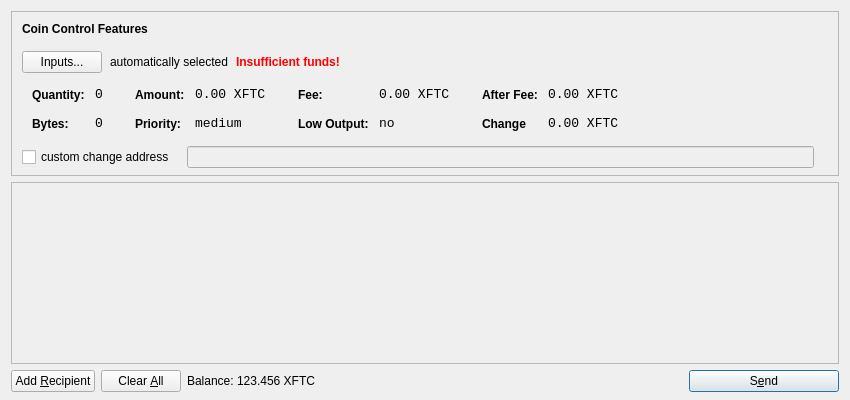
<?xml version="1.0" encoding="UTF-8"?>
<ui version="4.0">
 <class>SendCoinsDialog</class>
 <widget class="QDialog" name="SendCoinsDialog">
  <property name="geometry">
   <rect>
    <x>0</x>
    <y>0</y>
    <width>850</width>
    <height>400</height>
   </rect>
  </property>
  <property name="windowTitle">
   <string>Send Coins</string>
  </property>
  <layout class="QVBoxLayout" name="verticalLayout" stretch="0,1,0">
   <property name="bottomMargin">
    <number>8</number>
   </property>
   <item>
    <widget class="QFrame" name="frameCoinControl">
     <property name="sizePolicy">
      <sizepolicy hsizetype="Expanding" vsizetype="Expanding">
       <horstretch>0</horstretch>
       <verstretch>0</verstretch>
      </sizepolicy>
     </property>
     <property name="maximumSize">
      <size>
       <width>16777215</width>
       <height>16777215</height>
      </size>
     </property>
     <property name="frameShape">
      <enum>QFrame::StyledPanel</enum>
     </property>
     <property name="frameShadow">
      <enum>QFrame::Sunken</enum>
     </property>
     <layout class="QVBoxLayout" name="verticalLayoutCoinControl2">
      <property name="spacing">
       <number>-1</number>
      </property>
      <property name="leftMargin">
       <number>0</number>
      </property>
      <property name="topMargin">
       <number>0</number>
      </property>
      <property name="rightMargin">
       <number>0</number>
      </property>
      <property name="bottomMargin">
       <number>6</number>
      </property>
      <item>
       <layout class="QVBoxLayout" name="verticalLayoutCoinControl" stretch="0,0,0,0,1">
        <property name="spacing">
         <number>0</number>
        </property>
        <property name="leftMargin">
         <number>10</number>
        </property>
        <property name="topMargin">
         <number>10</number>
        </property>
        <item>
         <layout class="QHBoxLayout" name="horizontalLayoutCoinControl1">
          <property name="bottomMargin">
           <number>15</number>
          </property>
          <item>
           <widget class="QLabel" name="labelCoinControlFeatures">
            <property name="sizePolicy">
             <sizepolicy hsizetype="Preferred" vsizetype="Maximum">
              <horstretch>0</horstretch>
              <verstretch>0</verstretch>
             </sizepolicy>
            </property>
            <property name="font">
             <font>
              <weight>75</weight>
              <bold>true</bold>
             </font>
            </property>
            <property name="styleSheet">
             <string notr="true">font-weight:bold;</string>
            </property>
            <property name="text">
             <string>Coin Control Features</string>
            </property>
           </widget>
          </item>
         </layout>
        </item>
        <item>
         <layout class="QHBoxLayout" name="horizontalLayoutCoinControl2" stretch="0,0,0,0">
          <property name="spacing">
           <number>8</number>
          </property>
          <property name="bottomMargin">
           <number>10</number>
          </property>
          <item>
           <widget class="QPushButton" name="pushButtonCoinControl">
            <property name="styleSheet">
             <string notr="true"/>
            </property>
            <property name="text">
             <string>Inputs...</string>
            </property>
           </widget>
          </item>
          <item>
           <widget class="QLabel" name="labelCoinControlAutomaticallySelected">
            <property name="text">
             <string>automatically selected</string>
            </property>
            <property name="margin">
             <number>5</number>
            </property>
           </widget>
          </item>
          <item>
           <widget class="QLabel" name="labelCoinControlInsuffFunds">
            <property name="font">
             <font>
              <weight>75</weight>
              <bold>true</bold>
             </font>
            </property>
            <property name="styleSheet">
             <string notr="true">color:red;font-weight:bold;</string>
            </property>
            <property name="text">
             <string>Insufficient funds!</string>
            </property>
            <property name="margin">
             <number>5</number>
            </property>
           </widget>
          </item>
          <item>
           <spacer name="horizontalSpacerCoinControl">
            <property name="orientation">
             <enum>Qt::Horizontal</enum>
            </property>
            <property name="sizeHint" stdset="0">
             <size>
              <width>40</width>
              <height>1</height>
             </size>
            </property>
           </spacer>
          </item>
         </layout>
        </item>
        <item>
         <widget class="QWidget" name="widgetCoinControl" native="true">
          <property name="sizePolicy">
           <sizepolicy hsizetype="Preferred" vsizetype="Preferred">
            <horstretch>0</horstretch>
            <verstretch>0</verstretch>
           </sizepolicy>
          </property>
          <property name="minimumSize">
           <size>
            <width>0</width>
            <height>0</height>
           </size>
          </property>
          <property name="styleSheet">
           <string notr="true"/>
          </property>
          <layout class="QHBoxLayout" name="horizontalLayoutCoinControl5">
           <property name="margin">
            <number>0</number>
           </property>
           <item>
            <layout class="QHBoxLayout" name="horizontalLayoutCoinControl3" stretch="0,0,0,1">
             <property name="spacing">
              <number>20</number>
             </property>
             <property name="topMargin">
              <number>0</number>
             </property>
             <property name="bottomMargin">
              <number>10</number>
             </property>
             <item>
              <layout class="QFormLayout" name="formLayoutCoinControl1">
               <property name="horizontalSpacing">
                <number>10</number>
               </property>
               <property name="verticalSpacing">
                <number>14</number>
               </property>
               <property name="leftMargin">
                <number>10</number>
               </property>
               <property name="topMargin">
                <number>4</number>
               </property>
               <property name="rightMargin">
                <number>6</number>
               </property>
               <item row="0" column="0">
                <widget class="QLabel" name="labelCoinControlQuantityText">
                 <property name="styleSheet">
                  <string notr="true">font-weight:bold;</string>
                 </property>
                 <property name="text">
                  <string>Quantity:</string>
                 </property>
                 <property name="margin">
                  <number>0</number>
                 </property>
                </widget>
               </item>
               <item row="0" column="1">
                <widget class="QLabel" name="labelCoinControlQuantity">
                 <property name="font">
                  <font>
                   <family>Monospace</family>
                   <pointsize>10</pointsize>
                  </font>
                 </property>
                 <property name="cursor">
                  <cursorShape>IBeamCursor</cursorShape>
                 </property>
                 <property name="contextMenuPolicy">
                  <enum>Qt::ActionsContextMenu</enum>
                 </property>
                 <property name="text">
                  <string>0</string>
                 </property>
                 <property name="margin">
                  <number>0</number>
                 </property>
                 <property name="textInteractionFlags">
                  <set>Qt::LinksAccessibleByMouse|Qt::TextSelectableByKeyboard|Qt::TextSelectableByMouse</set>
                 </property>
                </widget>
               </item>
               <item row="1" column="0">
                <widget class="QLabel" name="labelCoinControlBytesText">
                 <property name="styleSheet">
                  <string notr="true">font-weight:bold;</string>
                 </property>
                 <property name="text">
                  <string>Bytes:</string>
                 </property>
                </widget>
               </item>
               <item row="1" column="1">
                <widget class="QLabel" name="labelCoinControlBytes">
                 <property name="font">
                  <font>
                   <family>Monospace</family>
                   <pointsize>10</pointsize>
                  </font>
                 </property>
                 <property name="cursor">
                  <cursorShape>IBeamCursor</cursorShape>
                 </property>
                 <property name="contextMenuPolicy">
                  <enum>Qt::ActionsContextMenu</enum>
                 </property>
                 <property name="text">
                  <string>0</string>
                 </property>
                 <property name="textInteractionFlags">
                  <set>Qt::LinksAccessibleByMouse|Qt::TextSelectableByKeyboard|Qt::TextSelectableByMouse</set>
                 </property>
                </widget>
               </item>
              </layout>
             </item>
             <item>
              <layout class="QFormLayout" name="formLayoutCoinControl2">
               <property name="horizontalSpacing">
                <number>10</number>
               </property>
               <property name="verticalSpacing">
                <number>14</number>
               </property>
               <property name="leftMargin">
                <number>6</number>
               </property>
               <property name="topMargin">
                <number>4</number>
               </property>
               <property name="rightMargin">
                <number>6</number>
               </property>
               <item row="0" column="0">
                <widget class="QLabel" name="labelCoinControlAmountText">
                 <property name="styleSheet">
                  <string notr="true">font-weight:bold;</string>
                 </property>
                 <property name="text">
                  <string>Amount:</string>
                 </property>
                 <property name="margin">
                  <number>0</number>
                 </property>
                </widget>
               </item>
               <item row="0" column="1">
                <widget class="QLabel" name="labelCoinControlAmount">
                 <property name="font">
                  <font>
                   <family>Monospace</family>
                   <pointsize>10</pointsize>
                  </font>
                 </property>
                 <property name="cursor">
                  <cursorShape>IBeamCursor</cursorShape>
                 </property>
                 <property name="contextMenuPolicy">
                  <enum>Qt::ActionsContextMenu</enum>
                 </property>
                 <property name="text">
                  <string>0.00 XFTC</string>
                 </property>
                 <property name="textInteractionFlags">
                  <set>Qt::LinksAccessibleByMouse|Qt::TextSelectableByKeyboard|Qt::TextSelectableByMouse</set>
                 </property>
                </widget>
               </item>
               <item row="1" column="0">
                <widget class="QLabel" name="labelCoinControlPriorityText">
                 <property name="styleSheet">
                  <string notr="true">font-weight:bold;</string>
                 </property>
                 <property name="text">
                  <string>Priority:</string>
                 </property>
                </widget>
               </item>
               <item row="1" column="1">
                <widget class="QLabel" name="labelCoinControlPriority">
                 <property name="font">
                  <font>
                   <family>Monospace</family>
                   <pointsize>10</pointsize>
                  </font>
                 </property>
                 <property name="cursor">
                  <cursorShape>IBeamCursor</cursorShape>
                 </property>
                 <property name="contextMenuPolicy">
                  <enum>Qt::ActionsContextMenu</enum>
                 </property>
                 <property name="text">
                  <string>medium</string>
                 </property>
                 <property name="textInteractionFlags">
                  <set>Qt::LinksAccessibleByMouse|Qt::TextSelectableByKeyboard|Qt::TextSelectableByMouse</set>
                 </property>
                </widget>
               </item>
              </layout>
             </item>
             <item>
              <layout class="QFormLayout" name="formLayoutCoinControl3">
               <property name="horizontalSpacing">
                <number>10</number>
               </property>
               <property name="verticalSpacing">
                <number>14</number>
               </property>
               <property name="leftMargin">
                <number>6</number>
               </property>
               <property name="topMargin">
                <number>4</number>
               </property>
               <property name="rightMargin">
                <number>6</number>
               </property>
               <item row="0" column="0">
                <widget class="QLabel" name="labelCoinControlFeeText">
                 <property name="styleSheet">
                  <string notr="true">font-weight:bold;</string>
                 </property>
                 <property name="text">
                  <string>Fee:</string>
                 </property>
                 <property name="margin">
                  <number>0</number>
                 </property>
                </widget>
               </item>
               <item row="0" column="1">
                <widget class="QLabel" name="labelCoinControlFee">
                 <property name="font">
                  <font>
                   <family>Monospace</family>
                   <pointsize>10</pointsize>
                  </font>
                 </property>
                 <property name="cursor">
                  <cursorShape>IBeamCursor</cursorShape>
                 </property>
                 <property name="contextMenuPolicy">
                  <enum>Qt::ActionsContextMenu</enum>
                 </property>
                 <property name="text">
                  <string>0.00 XFTC</string>
                 </property>
                 <property name="textInteractionFlags">
                  <set>Qt::LinksAccessibleByMouse|Qt::TextSelectableByKeyboard|Qt::TextSelectableByMouse</set>
                 </property>
                </widget>
               </item>
               <item row="1" column="0">
                <widget class="QLabel" name="labelCoinControlLowOutputText">
                 <property name="styleSheet">
                  <string notr="true">font-weight:bold;</string>
                 </property>
                 <property name="text">
                  <string>Low Output:</string>
                 </property>
                </widget>
               </item>
               <item row="1" column="1">
                <widget class="QLabel" name="labelCoinControlLowOutput">
                 <property name="font">
                  <font>
                   <family>Monospace</family>
                   <pointsize>10</pointsize>
                  </font>
                 </property>
                 <property name="cursor">
                  <cursorShape>IBeamCursor</cursorShape>
                 </property>
                 <property name="contextMenuPolicy">
                  <enum>Qt::ActionsContextMenu</enum>
                 </property>
                 <property name="text">
                  <string>no</string>
                 </property>
                 <property name="textInteractionFlags">
                  <set>Qt::LinksAccessibleByMouse|Qt::TextSelectableByKeyboard|Qt::TextSelectableByMouse</set>
                 </property>
                </widget>
               </item>
              </layout>
             </item>
             <item>
              <layout class="QFormLayout" name="formLayoutCoinControl4">
               <property name="horizontalSpacing">
                <number>10</number>
               </property>
               <property name="verticalSpacing">
                <number>14</number>
               </property>
               <property name="leftMargin">
                <number>6</number>
               </property>
               <property name="topMargin">
                <number>4</number>
               </property>
               <property name="rightMargin">
                <number>6</number>
               </property>
               <item row="0" column="0">
                <widget class="QLabel" name="labelCoinControlAfterFeeText">
                 <property name="styleSheet">
                  <string notr="true">font-weight:bold;</string>
                 </property>
                 <property name="text">
                  <string>After Fee:</string>
                 </property>
                 <property name="margin">
                  <number>0</number>
                 </property>
                </widget>
               </item>
               <item row="0" column="1">
                <widget class="QLabel" name="labelCoinControlAfterFee">
                 <property name="font">
                  <font>
                   <family>Monospace</family>
                   <pointsize>10</pointsize>
                  </font>
                 </property>
                 <property name="cursor">
                  <cursorShape>IBeamCursor</cursorShape>
                 </property>
                 <property name="contextMenuPolicy">
                  <enum>Qt::ActionsContextMenu</enum>
                 </property>
                 <property name="text">
                  <string>0.00 XFTC</string>
                 </property>
                 <property name="textInteractionFlags">
                  <set>Qt::LinksAccessibleByMouse|Qt::TextSelectableByKeyboard|Qt::TextSelectableByMouse</set>
                 </property>
                </widget>
               </item>
               <item row="1" column="0">
                <widget class="QLabel" name="labelCoinControlChangeText">
                 <property name="styleSheet">
                  <string notr="true">font-weight:bold;</string>
                 </property>
                 <property name="text">
                  <string>Change</string>
                 </property>
                </widget>
               </item>
               <item row="1" column="1">
                <widget class="QLabel" name="labelCoinControlChange">
                 <property name="font">
                  <font>
                   <family>Monospace</family>
                   <pointsize>10</pointsize>
                  </font>
                 </property>
                 <property name="cursor">
                  <cursorShape>IBeamCursor</cursorShape>
                 </property>
                 <property name="contextMenuPolicy">
                  <enum>Qt::ActionsContextMenu</enum>
                 </property>
                 <property name="text">
                  <string>0.00 XFTC</string>
                 </property>
                 <property name="textInteractionFlags">
                  <set>Qt::LinksAccessibleByMouse|Qt::TextSelectableByKeyboard|Qt::TextSelectableByMouse</set>
                 </property>
                </widget>
               </item>
              </layout>
             </item>
            </layout>
           </item>
          </layout>
         </widget>
        </item>
        <item>
         <layout class="QHBoxLayout" name="horizontalLayoutCoinControl4" stretch="0,0,0">
          <property name="spacing">
           <number>12</number>
          </property>
          <property name="sizeConstraint">
           <enum>QLayout::SetDefaultConstraint</enum>
          </property>
          <property name="topMargin">
           <number>5</number>
          </property>
          <property name="rightMargin">
           <number>5</number>
          </property>
          <item>
           <widget class="QCheckBox" name="checkBoxCoinControlChange">
            <property name="text">
             <string>custom change address</string>
            </property>
           </widget>
          </item>
          <item>
           <widget class="QLineEdit" name="lineEditCoinControlChange">
            <property name="enabled">
             <bool>false</bool>
            </property>
            <property name="sizePolicy">
             <sizepolicy hsizetype="Expanding" vsizetype="Fixed">
              <horstretch>0</horstretch>
              <verstretch>0</verstretch>
             </sizepolicy>
            </property>
           </widget>
          </item>
          <item>
           <widget class="QLabel" name="labelCoinControlChangeLabel">
            <property name="sizePolicy">
             <sizepolicy hsizetype="Preferred" vsizetype="Expanding">
              <horstretch>0</horstretch>
              <verstretch>0</verstretch>
             </sizepolicy>
            </property>
            <property name="minimumSize">
             <size>
              <width>0</width>
              <height>0</height>
             </size>
            </property>
            <property name="text">
             <string/>
            </property>
            <property name="margin">
             <number>3</number>
            </property>
           </widget>
          </item>
         </layout>
        </item>
        <item>
         <spacer name="verticalSpacerCoinControl">
          <property name="orientation">
           <enum>Qt::Vertical</enum>
          </property>
          <property name="sizeHint" stdset="0">
           <size>
            <width>800</width>
            <height>1</height>
           </size>
          </property>
         </spacer>
        </item>
       </layout>
      </item>
     </layout>
    </widget>
   </item>
   <item>
    <widget class="QScrollArea" name="scrollArea">
     <property name="widgetResizable">
      <bool>true</bool>
     </property>
     <widget class="QWidget" name="scrollAreaWidgetContents">
      <property name="geometry">
       <rect>
        <x>0</x>
        <y>0</y>
        <width>830</width>
        <height>165</height>
       </rect>
      </property>
      <layout class="QVBoxLayout" name="verticalLayout_2">
       <property name="margin">
        <number>0</number>
       </property>
       <item>
        <layout class="QVBoxLayout" name="entries">
         <property name="spacing">
          <number>6</number>
         </property>
        </layout>
       </item>
       <item>
        <spacer name="verticalSpacer">
         <property name="orientation">
          <enum>Qt::Vertical</enum>
         </property>
         <property name="sizeHint" stdset="0">
          <size>
           <width>20</width>
           <height>40</height>
          </size>
         </property>
        </spacer>
       </item>
      </layout>
     </widget>
    </widget>
   </item>
   <item>
    <layout class="QHBoxLayout" name="horizontalLayout">
     <item>
      <widget class="QPushButton" name="addButton">
       <property name="toolTip">
        <string>Send to multiple recipients at once</string>
       </property>
       <property name="text">
        <string>Add &amp;Recipient</string>
       </property>
       <property name="icon">
        <iconset resource="../bitcoin.qrc">
         <normaloff>:/icons/add</normaloff>:/icons/add</iconset>
       </property>
       <property name="autoDefault">
        <bool>false</bool>
       </property>
      </widget>
     </item>
     <item>
      <widget class="QPushButton" name="clearButton">
       <property name="sizePolicy">
        <sizepolicy hsizetype="Minimum" vsizetype="Fixed">
         <horstretch>0</horstretch>
         <verstretch>0</verstretch>
        </sizepolicy>
       </property>
       <property name="toolTip">
        <string>Remove all transaction fields</string>
       </property>
       <property name="text">
        <string>Clear &amp;All</string>
       </property>
       <property name="icon">
        <iconset resource="../bitcoin.qrc">
         <normaloff>:/icons/remove</normaloff>:/icons/remove</iconset>
       </property>
       <property name="autoRepeatDelay">
        <number>300</number>
       </property>
       <property name="autoDefault">
        <bool>false</bool>
       </property>
      </widget>
     </item>
     <item>
      <layout class="QHBoxLayout" name="horizontalLayout_2">
       <property name="spacing">
        <number>3</number>
       </property>
       <item>
        <widget class="QLabel" name="label">
         <property name="sizePolicy">
          <sizepolicy hsizetype="Preferred" vsizetype="Fixed">
           <horstretch>0</horstretch>
           <verstretch>0</verstretch>
          </sizepolicy>
         </property>
         <property name="text">
          <string>Balance:</string>
         </property>
        </widget>
       </item>
       <item>
        <widget class="QLabel" name="labelBalance">
         <property name="sizePolicy">
          <sizepolicy hsizetype="Preferred" vsizetype="Fixed">
           <horstretch>0</horstretch>
           <verstretch>0</verstretch>
          </sizepolicy>
         </property>
         <property name="cursor">
          <cursorShape>IBeamCursor</cursorShape>
         </property>
         <property name="text">
          <string>123.456 XFTC</string>
         </property>
         <property name="textInteractionFlags">
          <set>Qt::LinksAccessibleByMouse|Qt::TextSelectableByKeyboard|Qt::TextSelectableByMouse</set>
         </property>
        </widget>
       </item>
      </layout>
     </item>
     <item>
      <spacer name="horizontalSpacer">
       <property name="orientation">
        <enum>Qt::Horizontal</enum>
       </property>
       <property name="sizeHint" stdset="0">
        <size>
         <width>40</width>
         <height>20</height>
        </size>
       </property>
      </spacer>
     </item>
     <item>
      <widget class="QPushButton" name="sendButton">
       <property name="minimumSize">
        <size>
         <width>150</width>
         <height>0</height>
        </size>
       </property>
       <property name="toolTip">
        <string>Confirm the send action</string>
       </property>
       <property name="text">
        <string>S&amp;end</string>
       </property>
       <property name="icon">
        <iconset resource="../bitcoin.qrc">
         <normaloff>:/icons/send</normaloff>:/icons/send</iconset>
       </property>
       <property name="default">
        <bool>true</bool>
       </property>
      </widget>
     </item>
    </layout>
   </item>
  </layout>
 </widget>
 <resources>
  <include location="../bitcoin.qrc"/>
 </resources>
 <connections/>
</ui>
